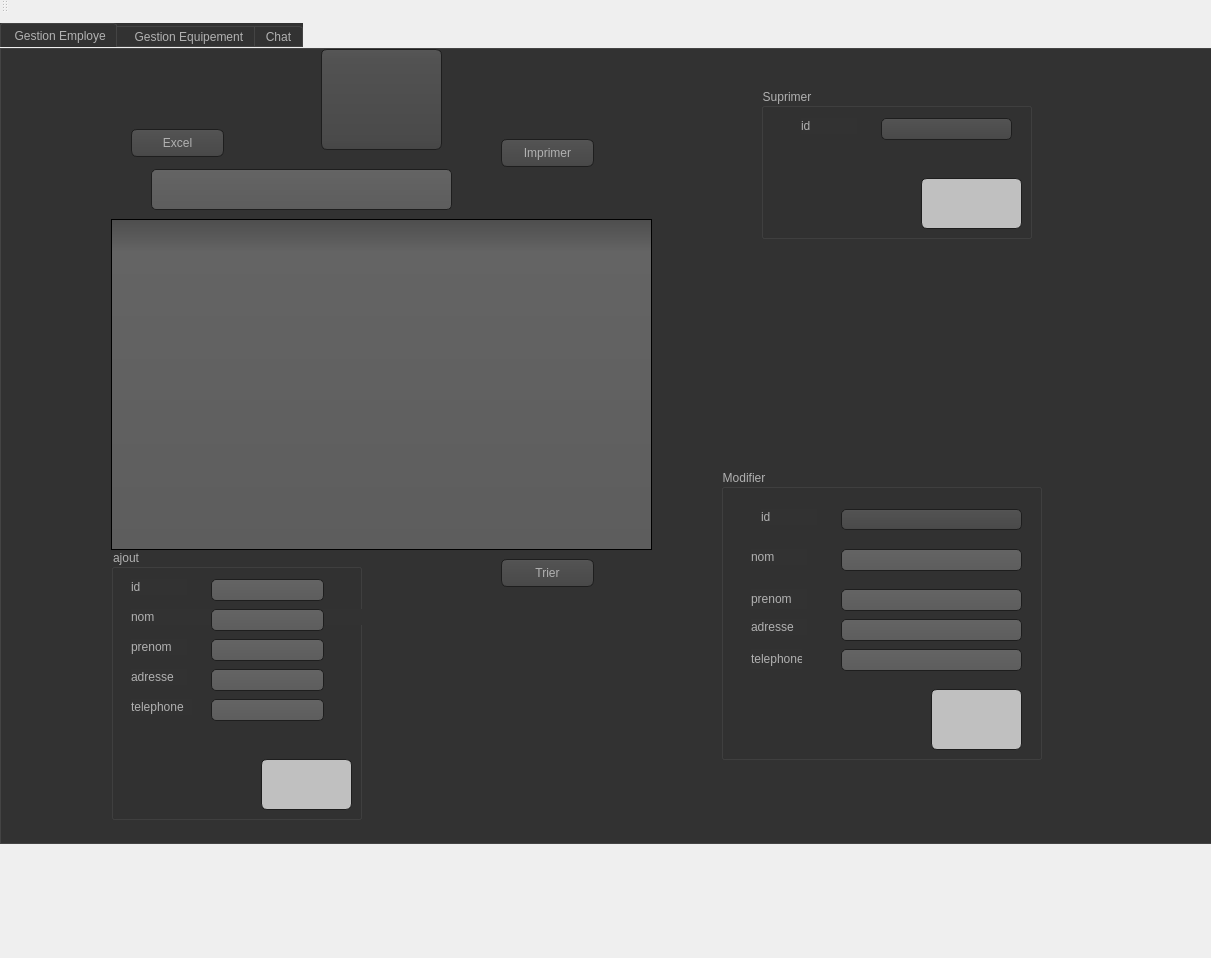
<?xml version="1.0" encoding="UTF-8"?>
<ui version="4.0">
 <class>MainWindow</class>
 <widget class="QMainWindow" name="MainWindow">
  <property name="geometry">
   <rect>
    <x>0</x>
    <y>0</y>
    <width>1211</width>
    <height>958</height>
   </rect>
  </property>
  <property name="windowTitle">
   <string>Gestion des Clients</string>
  </property>
  <property name="styleSheet">
   <string notr="true">border-color: rgb(241, 80, 255);</string>
  </property>
  <widget class="QWidget" name="centralWidget">
   <widget class="QTabWidget" name="supprimer">
    <property name="geometry">
     <rect>
      <x>0</x>
      <y>10</y>
      <width>1261</width>
      <height>821</height>
     </rect>
    </property>
    <property name="styleSheet">
     <string notr="true">QToolTip

{
     border: 1px solid black;
     background-color: #ffa02f;
     padding: 1px;
     border-radius: 3px;
     opacity: 100;
}

QWidget
{  color: #b1b1b1;
    background-color: #323232;
}

QWidget:item:hover
{
    background-color: QLinearGradient( x1: 0, y1: 0, x2: 0, y2: 1, stop: 0 #ffa02f, stop: 1 #ca0619);
    color: #000000;
}

QWidget:item:selected
{
    background-color: QLinearGradient( x1: 0, y1: 0, x2: 0, y2: 1, stop: 0 #ffa02f, stop: 1 #d7801a);
}

QMenuBar::item
{
    background: transparent;
}

QMenuBar::item:selected
{
    background: transparent;
    border: 1px solid #ffaa00;
}

QMenuBar::item:pressed
{
    background: #444;
    border: 1px solid #000;
    background-color: QLinearGradient(
        x1:0, y1:0,
        x2:0, y2:1,
        stop:1 #212121,
        stop:0.4 #343434/*,
        stop:0.2 #343434,
        stop:0.1 #ffaa00*/
    );
    margin-bottom:-1px;
    padding-bottom:1px;
}

QMenu
{
    border: 1px solid #000;
}

QMenu::item
{
    padding: 2px 20px 2px 20px;
}

QMenu::item:selected
{
    color: #000000;
}

QWidget:disabled
{
    color: #404040;
    background-color: #323232;
}

QAbstractItemView
{
    background-color: QLinearGradient( x1: 0, y1: 0, x2: 0, y2: 1, stop: 0 #4d4d4d, stop: 0.1 #646464, stop: 1 #5d5d5d);
}

QWidget:focus
{
    /*border: 2px solid QLinearGradient( x1: 0, y1: 0, x2: 0, y2: 1, stop: 0 #ffa02f, stop: 1 #d7801a);*/
}

QLineEdit
{
    background-color: QLinearGradient( x1: 0, y1: 0, x2: 0, y2: 1, stop: 0 #4d4d4d, stop: 0 #646464, stop: 1 #5d5d5d);
    padding: 1px;
    border-style: solid;
    border: 1px solid #1e1e1e;
    border-radius: 5;
}

QPushButton
{
    color: #b1b1b1;
    background-color: QLinearGradient( x1: 0, y1: 0, x2: 0, y2: 1, stop: 0 #565656, stop: 0.1 #525252, stop: 0.5 #4e4e4e, stop: 0.9 #4a4a4a, stop: 1 #464646);
    border-width: 1px;
    border-color: #1e1e1e;
    border-style: solid;
    border-radius: 6;
    padding: 3px;
    font-size: 12px;
    padding-left: 5px;
    padding-right: 5px;
}

QPushButton:pressed
{
    background-color: QLinearGradient( x1: 0, y1: 0, x2: 0, y2: 1, stop: 0 #2d2d2d, stop: 0.1 #2b2b2b, stop: 0.5 #292929, stop: 0.9 #282828, stop: 1 #252525);
}

QComboBox
{
    selection-background-color: #ffaa00;
    background-color: QLinearGradient( x1: 0, y1: 0, x2: 0, y2: 1, stop: 0 #565656, stop: 0.1 #525252, stop: 0.5 #4e4e4e, stop: 0.9 #4a4a4a, stop: 1 #464646);
    border-style: solid;
    border: 1px solid #1e1e1e;
    border-radius: 5;
}

QComboBox:hover,QPushButton:hover
{
    border: 2px solid QLinearGradient( x1: 0, y1: 0, x2: 0, y2: 1, stop: 0 #ffa02f, stop: 1 #d7801a);
}


QComboBox:on
{
    padding-top: 3px;
    padding-left: 4px;
    background-color: QLinearGradient( x1: 0, y1: 0, x2: 0, y2: 1, stop: 0 #2d2d2d, stop: 0.1 #2b2b2b, stop: 0.5 #292929, stop: 0.9 #282828, stop: 1 #252525);
    selection-background-color: #ffaa00;
}

QComboBox QAbstractItemView
{
    border: 2px solid darkgray;
    selection-background-color: QLinearGradient( x1: 0, y1: 0, x2: 0, y2: 1, stop: 0 #ffa02f, stop: 1 #d7801a);
}

QComboBox::drop-down
{
     subcontrol-origin: padding;
     subcontrol-position: top right;
     width: 15px;

     border-left-width: 0px;
     border-left-color: darkgray;
     border-left-style: solid; /* just a single line */
     border-top-right-radius: 3px; /* same radius as the QComboBox */
     border-bottom-right-radius: 3px;
 }

QComboBox::down-arrow
{
     image: url(:/down_arrow.png);
}

QGroupBox:focus
{
border: 2px solid QLinearGradient( x1: 0, y1: 0, x2: 0, y2: 1, stop: 0 #ffa02f, stop: 1 #d7801a);
}

QTextEdit:focus
{
    border: 2px solid QLinearGradient( x1: 0, y1: 0, x2: 0, y2: 1, stop: 0 #ffa02f, stop: 1 #d7801a);
}

QScrollBar:horizontal {
     border: 1px solid #222222;
     background: QLinearGradient( x1: 0, y1: 0, x2: 0, y2: 1, stop: 0.0 #121212, stop: 0.2 #282828, stop: 1 #484848);
     height: 7px;
     margin: 0px 16px 0 16px;
}

QScrollBar::handle:horizontal
{
      background: QLinearGradient( x1: 0, y1: 0, x2: 1, y2: 0, stop: 0 #ffa02f, stop: 0.5 #d7801a, stop: 1 #ffa02f);
      min-height: 20px;
      border-radius: 2px;
}

QScrollBar::add-line:horizontal {
      border: 1px solid #1b1b19;
      border-radius: 2px;
      background: QLinearGradient( x1: 0, y1: 0, x2: 1, y2: 0, stop: 0 #ffa02f, stop: 1 #d7801a);
      width: 14px;
      subcontrol-position: right;
      subcontrol-origin: margin;
}

QScrollBar::sub-line:horizontal {
      border: 1px solid #1b1b19;
      border-radius: 2px;
      background: QLinearGradient( x1: 0, y1: 0, x2: 1, y2: 0, stop: 0 #ffa02f, stop: 1 #d7801a);
      width: 14px;
     subcontrol-position: left;
     subcontrol-origin: margin;
}

QScrollBar::right-arrow:horizontal, QScrollBar::left-arrow:horizontal
{
      border: 1px solid black;
      width: 1px;
      height: 1px;
      background: white;
}

QScrollBar::add-page:horizontal, QScrollBar::sub-page:horizontal
{
      background: none;
}

QScrollBar:vertical
{
      background: QLinearGradient( x1: 0, y1: 0, x2: 1, y2: 0, stop: 0.0 #121212, stop: 0.2 #282828, stop: 1 #484848);
      width: 7px;
      margin: 16px 0 16px 0;
      border: 1px solid #222222;
}

QScrollBar::handle:vertical
{
      background: QLinearGradient( x1: 0, y1: 0, x2: 0, y2: 1, stop: 0 #ffa02f, stop: 0.5 #d7801a, stop: 1 #ffa02f);
      min-height: 20px;
      border-radius: 2px;
}

QScrollBar::add-line:vertical
{
      border: 1px solid #1b1b19;
      border-radius: 2px;
      background: QLinearGradient( x1: 0, y1: 0, x2: 0, y2: 1, stop: 0 #ffa02f, stop: 1 #d7801a);
      height: 14px;
      subcontrol-position: bottom;
      subcontrol-origin: margin;
}

QScrollBar::sub-line:vertical
{
      border: 1px solid #1b1b19;
      border-radius: 2px;
      background: QLinearGradient( x1: 0, y1: 0, x2: 0, y2: 1, stop: 0 #d7801a, stop: 1 #ffa02f);
      height: 14px;
      subcontrol-position: top;
      subcontrol-origin: margin;
}

QScrollBar::up-arrow:vertical, QScrollBar::down-arrow:vertical
{
      border: 1px solid black;
      width: 1px;
      height: 1px;
      background: white;
}


QScrollBar::add-page:vertical, QScrollBar::sub-page:vertical
{
      background: none;
}

QTextEdit
{
    background-color: #242424;
}

QPlainTextEdit
{
    background-color: #242424;
}

QHeaderView::section
{
    background-color: QLinearGradient(x1:0, y1:0, x2:0, y2:1, stop:0 #616161, stop: 0.5 #505050, stop: 0.6 #434343, stop:1 #656565);
    color: white;
    padding-left: 4px;
    border: 1px solid #6c6c6c;
}

QCheckBox:disabled
{
color: #414141;
}

QDockWidget::title
{
    text-align: center;
    spacing: 3px; /* spacing between items in the tool bar */
    background-color: QLinearGradient(x1:0, y1:0, x2:0, y2:1, stop:0 #323232, stop: 0.5 #242424, stop:1 #323232);
}

QDockWidget::close-button, QDockWidget::float-button
{
    text-align: center;
    spacing: 1px; /* spacing between items in the tool bar */
    background-color: QLinearGradient(x1:0, y1:0, x2:0, y2:1, stop:0 #323232, stop: 0.5 #242424, stop:1 #323232);
}

QDockWidget::close-button:hover, QDockWidget::float-button:hover
{
    background: #242424;
}

QDockWidget::close-button:pressed, QDockWidget::float-button:pressed
{
    padding: 1px -1px -1px 1px;
}

QMainWindow::separator
{
    background-color: QLinearGradient(x1:0, y1:0, x2:0, y2:1, stop:0 #161616, stop: 0.5 #151515, stop: 0.6 #212121, stop:1 #343434);
    color: white;
    padding-left: 4px;
    border: 1px solid #4c4c4c;
    spacing: 3px; /* spacing between items in the tool bar */
}

QMainWindow::separator:hover
{

    background-color: QLinearGradient(x1:0, y1:0, x2:0, y2:1, stop:0 #d7801a, stop:0.5 #b56c17 stop:1 #ffa02f);
    color: white;
    padding-left: 4px;
    border: 1px solid #6c6c6c;
    spacing: 3px; /* spacing between items in the tool bar */
}

QToolBar::handle
{
     spacing: 3px; /* spacing between items in the tool bar */
     background: url(:/images/handle.png);
}

QMenu::separator
{
    height: 2px;
    background-color: QLinearGradient(x1:0, y1:0, x2:0, y2:1, stop:0 #161616, stop: 0.5 #151515, stop: 0.6 #212121, stop:1 #343434);
    color: white;
    padding-left: 4px;
    margin-left: 10px;
    margin-right: 5px;
}

QProgressBar
{
    border: 2px solid grey;
    border-radius: 5px;
    text-align: center;
}

QProgressBar::chunk
{
    background-color: #d7801a;
    width: 2.15px;
    margin: 0.5px;
}

QTabBar::tab {
    color: #b1b1b1;
    border: 1px solid #444;
    border-bottom-style: none;
    background-color: #323232;
    padding-left: 10px;
    padding-right: 10px;
    padding-top: 3px;
    padding-bottom: 2px;
    margin-right: -1px;
}

QTabWidget::pane {
    border: 1px solid #444;
    top: 1px;
}

QTabBar::tab:last
{
    margin-right: 0; /* the last selected tab has nothing to overlap with on the right */
    border-top-right-radius: 3px;
}

QTabBar::tab:first:!selected
{
 margin-left: 0px; /* the last selected tab has nothing to overlap with on the right */


    border-top-left-radius: 3px;
}

QTabBar::tab:!selected
{
    color: #b1b1b1;
    border-bottom-style: solid;
    margin-top: 3px;
    background-color: QLinearGradient(x1:0, y1:0, x2:0, y2:1, stop:1 #212121, stop:.4 #343434);
}

QTabBar::tab:selected
{
    border-top-left-radius: 3px;
    border-top-right-radius: 3px;
    margin-bottom: 0px;
}

QTabBar::tab:!selected:hover
{
    /*border-top: 2px solid #ffaa00;
    padding-bottom: 3px;*/
    border-top-left-radius: 3px;
    border-top-right-radius: 3px;
    background-color: QLinearGradient(x1:0, y1:0, x2:0, y2:1, stop:1 #212121, stop:0.4 #343434, stop:0.2 #343434, stop:0.1 #ffaa00);
}

QRadioButton::indicator:checked, QRadioButton::indicator:unchecked{
    color: #b1b1b1;
    background-color: #323232;
    border: 1px solid #b1b1b1;
    border-radius: 6px;
}

QRadioButton::indicator:checked
{
    background-color: qradialgradient(
        cx: 0.5, cy: 0.5,
        fx: 0.5, fy: 0.5,
        radius: 1.0,
        stop: 0.25 #ffaa00,
        stop: 0.3 #323232
    );
}

QCheckBox::indicator{
    color: #b1b1b1;
    background-color: #323232;
    border: 1px solid #b1b1b1;
    width: 9px;
    height: 9px;
}

QRadioButton::indicator
{
    border-radius: 6px;
}

QRadioButton::indicator:hover, QCheckBox::indicator:hover
{
    border: 1px solid #ffaa00;
}

QCheckBox::indicator:checked
{
    image:url(:/images/checkbox.png);
}

QCheckBox::indicator:disabled, QRadioButton::indicator:disabled
{
    border: 1px solid #444;
}</string>
    </property>
    <property name="currentIndex">
     <number>0</number>
    </property>
    <widget class="QWidget" name="tab_4">
     <attribute name="title">
      <string> Gestion Employe</string>
     </attribute>
     <widget class="QGroupBox" name="groupBox">
      <property name="geometry">
       <rect>
        <x>110</x>
        <y>500</y>
        <width>251</width>
        <height>271</height>
       </rect>
      </property>
      <property name="title">
       <string>ajout</string>
      </property>
      <widget class="QLabel" name="label">
       <property name="geometry">
        <rect>
         <x>20</x>
         <y>60</y>
         <width>331</width>
         <height>16</height>
        </rect>
       </property>
       <property name="text">
        <string>nom</string>
       </property>
      </widget>
      <widget class="QLabel" name="label_2">
       <property name="geometry">
        <rect>
         <x>20</x>
         <y>90</y>
         <width>56</width>
         <height>16</height>
        </rect>
       </property>
       <property name="text">
        <string>prenom</string>
       </property>
      </widget>
      <widget class="QLabel" name="label_3">
       <property name="geometry">
        <rect>
         <x>20</x>
         <y>120</y>
         <width>56</width>
         <height>16</height>
        </rect>
       </property>
       <property name="text">
        <string>adresse</string>
       </property>
      </widget>
      <widget class="QLabel" name="label_4">
       <property name="geometry">
        <rect>
         <x>20</x>
         <y>150</y>
         <width>61</width>
         <height>16</height>
        </rect>
       </property>
       <property name="text">
        <string>telephone</string>
       </property>
      </widget>
      <widget class="QLabel" name="label_5">
       <property name="geometry">
        <rect>
         <x>20</x>
         <y>30</y>
         <width>56</width>
         <height>16</height>
        </rect>
       </property>
       <property name="text">
        <string>id</string>
       </property>
      </widget>
      <widget class="QLineEdit" name="idajout">
       <property name="geometry">
        <rect>
         <x>100</x>
         <y>30</y>
         <width>113</width>
         <height>22</height>
        </rect>
       </property>
      </widget>
      <widget class="QLineEdit" name="nomajout">
       <property name="geometry">
        <rect>
         <x>100</x>
         <y>60</y>
         <width>113</width>
         <height>22</height>
        </rect>
       </property>
      </widget>
      <widget class="QLineEdit" name="prenomajout">
       <property name="geometry">
        <rect>
         <x>100</x>
         <y>90</y>
         <width>113</width>
         <height>22</height>
        </rect>
       </property>
      </widget>
      <widget class="QLineEdit" name="adresseajout">
       <property name="geometry">
        <rect>
         <x>100</x>
         <y>120</y>
         <width>113</width>
         <height>22</height>
        </rect>
       </property>
      </widget>
      <widget class="QLineEdit" name="telephoneajout">
       <property name="geometry">
        <rect>
         <x>100</x>
         <y>150</y>
         <width>113</width>
         <height>22</height>
        </rect>
       </property>
      </widget>
      <widget class="QPushButton" name="ajout">
       <property name="geometry">
        <rect>
         <x>150</x>
         <y>210</y>
         <width>91</width>
         <height>51</height>
        </rect>
       </property>
       <property name="styleSheet">
        <string notr="true">     background-color: #C0C0C0;
image: url(:/resource/cross .png);</string>
       </property>
       <property name="text">
        <string/>
       </property>
      </widget>
     </widget>
     <widget class="QTableView" name="tabemploye">
      <property name="geometry">
       <rect>
        <x>110</x>
        <y>170</y>
        <width>541</width>
        <height>331</height>
       </rect>
      </property>
     </widget>
     <widget class="QGroupBox" name="groupBox_3">
      <property name="geometry">
       <rect>
        <x>720</x>
        <y>420</y>
        <width>321</width>
        <height>291</height>
       </rect>
      </property>
      <property name="title">
       <string>Modifier</string>
      </property>
      <widget class="QComboBox" name="idmodifier">
       <property name="geometry">
        <rect>
         <x>120</x>
         <y>40</y>
         <width>181</width>
         <height>21</height>
        </rect>
       </property>
      </widget>
      <widget class="QLineEdit" name="nommodifier">
       <property name="geometry">
        <rect>
         <x>120</x>
         <y>80</y>
         <width>181</width>
         <height>22</height>
        </rect>
       </property>
      </widget>
      <widget class="QLineEdit" name="prenommodifier">
       <property name="geometry">
        <rect>
         <x>120</x>
         <y>120</y>
         <width>181</width>
         <height>22</height>
        </rect>
       </property>
      </widget>
      <widget class="QLineEdit" name="adressemodifier">
       <property name="geometry">
        <rect>
         <x>120</x>
         <y>150</y>
         <width>181</width>
         <height>22</height>
        </rect>
       </property>
      </widget>
      <widget class="QLineEdit" name="telmodifier">
       <property name="geometry">
        <rect>
         <x>120</x>
         <y>180</y>
         <width>181</width>
         <height>22</height>
        </rect>
       </property>
      </widget>
      <widget class="QPushButton" name="modifier">
       <property name="geometry">
        <rect>
         <x>210</x>
         <y>220</y>
         <width>91</width>
         <height>61</height>
        </rect>
       </property>
       <property name="styleSheet">
        <string notr="true">     background-color: #C0C0C0;
image: url(:/resource/edit .png);</string>
       </property>
       <property name="text">
        <string/>
       </property>
      </widget>
      <widget class="QLabel" name="label_7">
       <property name="geometry">
        <rect>
         <x>40</x>
         <y>40</y>
         <width>56</width>
         <height>16</height>
        </rect>
       </property>
       <property name="text">
        <string>id</string>
       </property>
      </widget>
      <widget class="QLabel" name="label_8">
       <property name="geometry">
        <rect>
         <x>30</x>
         <y>80</y>
         <width>56</width>
         <height>16</height>
        </rect>
       </property>
       <property name="text">
        <string>nom</string>
       </property>
      </widget>
      <widget class="QLabel" name="label_9">
       <property name="geometry">
        <rect>
         <x>30</x>
         <y>120</y>
         <width>56</width>
         <height>20</height>
        </rect>
       </property>
       <property name="text">
        <string>prenom</string>
       </property>
      </widget>
      <widget class="QLabel" name="label_10">
       <property name="geometry">
        <rect>
         <x>30</x>
         <y>150</y>
         <width>56</width>
         <height>16</height>
        </rect>
       </property>
       <property name="text">
        <string>adresse</string>
       </property>
      </widget>
      <widget class="QLabel" name="label_11">
       <property name="geometry">
        <rect>
         <x>30</x>
         <y>180</y>
         <width>51</width>
         <height>20</height>
        </rect>
       </property>
       <property name="text">
        <string>telephone</string>
       </property>
      </widget>
     </widget>
     <widget class="QGroupBox" name="groupBox_4">
      <property name="geometry">
       <rect>
        <x>760</x>
        <y>39</y>
        <width>271</width>
        <height>151</height>
       </rect>
      </property>
      <property name="title">
       <string>Suprimer</string>
      </property>
      <widget class="QPushButton" name="sup">
       <property name="geometry">
        <rect>
         <x>160</x>
         <y>90</y>
         <width>101</width>
         <height>51</height>
        </rect>
       </property>
       <property name="styleSheet">
        <string notr="true">     background-color: #C0C0C0;
image: url(:/resource/remove.png);</string>
       </property>
       <property name="text">
        <string/>
       </property>
      </widget>
      <widget class="QComboBox" name="idsup">
       <property name="geometry">
        <rect>
         <x>120</x>
         <y>30</y>
         <width>131</width>
         <height>22</height>
        </rect>
       </property>
      </widget>
      <widget class="QLabel" name="label_6">
       <property name="geometry">
        <rect>
         <x>40</x>
         <y>30</y>
         <width>56</width>
         <height>16</height>
        </rect>
       </property>
       <property name="text">
        <string>id</string>
       </property>
      </widget>
     </widget>
     <widget class="QPushButton" name="pushButton_2">
      <property name="geometry">
       <rect>
        <x>320</x>
        <y>0</y>
        <width>121</width>
        <height>101</height>
       </rect>
      </property>
      <property name="styleSheet">
       <string notr="true">image: url(:/resource/employee.png);</string>
      </property>
      <property name="text">
       <string/>
      </property>
     </widget>
     <widget class="QPushButton" name="Excel">
      <property name="geometry">
       <rect>
        <x>130</x>
        <y>80</y>
        <width>93</width>
        <height>28</height>
       </rect>
      </property>
      <property name="text">
       <string>Excel</string>
      </property>
     </widget>
     <widget class="QPushButton" name="imprimer">
      <property name="geometry">
       <rect>
        <x>500</x>
        <y>90</y>
        <width>93</width>
        <height>28</height>
       </rect>
      </property>
      <property name="text">
       <string>Imprimer</string>
      </property>
     </widget>
     <widget class="QLineEdit" name="lineEdit">
      <property name="geometry">
       <rect>
        <x>150</x>
        <y>120</y>
        <width>301</width>
        <height>41</height>
       </rect>
      </property>
     </widget>
     <widget class="QPushButton" name="trier">
      <property name="geometry">
       <rect>
        <x>500</x>
        <y>510</y>
        <width>93</width>
        <height>28</height>
       </rect>
      </property>
      <property name="text">
       <string>Trier</string>
      </property>
     </widget>
    </widget>
    <widget class="QWidget" name="tab_6">
     <attribute name="title">
      <string>  Gestion Equipement</string>
     </attribute>
     <widget class="QLineEdit" name="ideqajout">
      <property name="geometry">
       <rect>
        <x>880</x>
        <y>40</y>
        <width>113</width>
        <height>22</height>
       </rect>
      </property>
     </widget>
     <widget class="QLineEdit" name="matajout">
      <property name="geometry">
       <rect>
        <x>880</x>
        <y>70</y>
        <width>113</width>
        <height>22</height>
       </rect>
      </property>
     </widget>
     <widget class="QLineEdit" name="postajout">
      <property name="geometry">
       <rect>
        <x>880</x>
        <y>100</y>
        <width>113</width>
        <height>22</height>
       </rect>
      </property>
     </widget>
     <widget class="QPushButton" name="ajouteq">
      <property name="geometry">
       <rect>
        <x>930</x>
        <y>200</y>
        <width>101</width>
        <height>61</height>
       </rect>
      </property>
      <property name="styleSheet">
       <string notr="true">     background-color: #C0C0C0;
image: url(:/resource/cross .png);</string>
      </property>
      <property name="text">
       <string/>
      </property>
     </widget>
     <widget class="QLabel" name="label_12">
      <property name="geometry">
       <rect>
        <x>770</x>
        <y>40</y>
        <width>91</width>
        <height>16</height>
       </rect>
      </property>
      <property name="text">
       <string>id equipement</string>
      </property>
     </widget>
     <widget class="QLabel" name="label_13">
      <property name="geometry">
       <rect>
        <x>800</x>
        <y>70</y>
        <width>56</width>
        <height>16</height>
       </rect>
      </property>
      <property name="text">
       <string>materiel</string>
      </property>
     </widget>
     <widget class="QLabel" name="label_14">
      <property name="geometry">
       <rect>
        <x>810</x>
        <y>100</y>
        <width>56</width>
        <height>16</height>
       </rect>
      </property>
      <property name="text">
       <string>poste</string>
      </property>
     </widget>
     <widget class="QLabel" name="label_15">
      <property name="geometry">
       <rect>
        <x>780</x>
        <y>140</y>
        <width>71</width>
        <height>16</height>
       </rect>
      </property>
      <property name="text">
       <string>id employe</string>
      </property>
     </widget>
     <widget class="QTableView" name="tabequipement">
      <property name="geometry">
       <rect>
        <x>40</x>
        <y>120</y>
        <width>551</width>
        <height>341</height>
       </rect>
      </property>
     </widget>
     <widget class="QGroupBox" name="groupBox_5">
      <property name="geometry">
       <rect>
        <x>350</x>
        <y>480</y>
        <width>271</width>
        <height>211</height>
       </rect>
      </property>
      <property name="title">
       <string>Modifier</string>
      </property>
      <widget class="QComboBox" name="ideqmodif">
       <property name="geometry">
        <rect>
         <x>120</x>
         <y>20</y>
         <width>131</width>
         <height>22</height>
        </rect>
       </property>
      </widget>
      <widget class="QLineEdit" name="matmodif">
       <property name="geometry">
        <rect>
         <x>130</x>
         <y>50</y>
         <width>113</width>
         <height>22</height>
        </rect>
       </property>
      </widget>
      <widget class="QPushButton" name="modifeq">
       <property name="geometry">
        <rect>
         <x>150</x>
         <y>140</y>
         <width>93</width>
         <height>51</height>
        </rect>
       </property>
       <property name="styleSheet">
        <string notr="true">     background-color: #C0C0C0;
image: url(:/resource/edit .png);</string>
       </property>
       <property name="text">
        <string/>
       </property>
      </widget>
      <widget class="QLineEdit" name="postmodif">
       <property name="geometry">
        <rect>
         <x>130</x>
         <y>80</y>
         <width>113</width>
         <height>22</height>
        </rect>
       </property>
      </widget>
      <widget class="QLineEdit" name="idempmodif">
       <property name="geometry">
        <rect>
         <x>130</x>
         <y>110</y>
         <width>113</width>
         <height>22</height>
        </rect>
       </property>
      </widget>
      <widget class="QLabel" name="label_39">
       <property name="geometry">
        <rect>
         <x>20</x>
         <y>20</y>
         <width>91</width>
         <height>20</height>
        </rect>
       </property>
       <property name="text">
        <string>id equipement</string>
       </property>
      </widget>
      <widget class="QLabel" name="label_40">
       <property name="geometry">
        <rect>
         <x>50</x>
         <y>50</y>
         <width>56</width>
         <height>16</height>
        </rect>
       </property>
       <property name="text">
        <string>materiel</string>
       </property>
      </widget>
      <widget class="QLabel" name="label_41">
       <property name="geometry">
        <rect>
         <x>50</x>
         <y>80</y>
         <width>71</width>
         <height>16</height>
        </rect>
       </property>
       <property name="text">
        <string>poste</string>
       </property>
      </widget>
      <widget class="QLabel" name="label_42">
       <property name="geometry">
        <rect>
         <x>40</x>
         <y>110</y>
         <width>91</width>
         <height>20</height>
        </rect>
       </property>
       <property name="text">
        <string>id employe</string>
       </property>
      </widget>
     </widget>
     <widget class="QGroupBox" name="groupBox_6">
      <property name="geometry">
       <rect>
        <x>720</x>
        <y>390</y>
        <width>341</width>
        <height>201</height>
       </rect>
      </property>
      <property name="title">
       <string>Supprimer</string>
      </property>
      <widget class="QPushButton" name="supeq">
       <property name="geometry">
        <rect>
         <x>190</x>
         <y>120</y>
         <width>121</width>
         <height>61</height>
        </rect>
       </property>
       <property name="styleSheet">
        <string notr="true">     background-color: #C0C0C0;
image: url(:/resource/remove.png);</string>
       </property>
       <property name="text">
        <string/>
       </property>
      </widget>
      <widget class="QComboBox" name="ideqsup">
       <property name="geometry">
        <rect>
         <x>130</x>
         <y>60</y>
         <width>161</width>
         <height>22</height>
        </rect>
       </property>
      </widget>
      <widget class="QLabel" name="id_equipement">
       <property name="geometry">
        <rect>
         <x>30</x>
         <y>60</y>
         <width>101</width>
         <height>16</height>
        </rect>
       </property>
       <property name="text">
        <string>id equipement</string>
       </property>
      </widget>
     </widget>
     <widget class="QGroupBox" name="groupBox_7">
      <property name="geometry">
       <rect>
        <x>750</x>
        <y>19</y>
        <width>331</width>
        <height>251</height>
       </rect>
      </property>
      <property name="title">
       <string>Ajouter</string>
      </property>
      <widget class="QLineEdit" name="idempajout">
       <property name="geometry">
        <rect>
         <x>130</x>
         <y>120</y>
         <width>113</width>
         <height>22</height>
        </rect>
       </property>
      </widget>
     </widget>
     <widget class="QPushButton" name="pushButton">
      <property name="geometry">
       <rect>
        <x>260</x>
        <y>10</y>
        <width>111</width>
        <height>111</height>
       </rect>
      </property>
      <property name="styleSheet">
       <string notr="true">
image: url(:/resource/service.png);</string>
      </property>
      <property name="text">
       <string/>
      </property>
     </widget>
     <zorder>groupBox_7</zorder>
     <zorder>groupBox_6</zorder>
     <zorder>groupBox_5</zorder>
     <zorder>ideqajout</zorder>
     <zorder>matajout</zorder>
     <zorder>postajout</zorder>
     <zorder>ajouteq</zorder>
     <zorder>label_12</zorder>
     <zorder>label_13</zorder>
     <zorder>label_14</zorder>
     <zorder>label_15</zorder>
     <zorder>tabequipement</zorder>
     <zorder>pushButton</zorder>
    </widget>
    <widget class="QWidget" name="tab">
     <attribute name="title">
      <string>Chat</string>
     </attribute>
     <widget class="QWidget" name="layoutWidget">
      <property name="geometry">
       <rect>
        <x>30</x>
        <y>360</y>
        <width>471</width>
        <height>24</height>
       </rect>
      </property>
      <layout class="QHBoxLayout">
       <property name="spacing">
        <number>6</number>
       </property>
       <property name="leftMargin">
        <number>0</number>
       </property>
       <property name="topMargin">
        <number>0</number>
       </property>
       <property name="rightMargin">
        <number>0</number>
       </property>
       <property name="bottomMargin">
        <number>0</number>
       </property>
       <item>
        <widget class="QLabel" name="label_16">
         <property name="text">
          <string>Message:</string>
         </property>
        </widget>
       </item>
       <item>
        <widget class="QLineEdit" name="messageline"/>
       </item>
      </layout>
     </widget>
     <widget class="QPushButton" name="pushButton_3">
      <property name="geometry">
       <rect>
        <x>510</x>
        <y>360</y>
        <width>71</width>
        <height>28</height>
       </rect>
      </property>
      <property name="text">
       <string>Send</string>
      </property>
     </widget>
     <widget class="QTextBrowser" name="textBrowser">
      <property name="geometry">
       <rect>
        <x>40</x>
        <y>70</y>
        <width>541</width>
        <height>271</height>
       </rect>
      </property>
     </widget>
    </widget>
   </widget>
  </widget>
  <widget class="QMenuBar" name="menuBar">
   <property name="geometry">
    <rect>
     <x>0</x>
     <y>0</y>
     <width>1211</width>
     <height>26</height>
    </rect>
   </property>
  </widget>
  <widget class="QToolBar" name="mainToolBar">
   <attribute name="toolBarArea">
    <enum>TopToolBarArea</enum>
   </attribute>
   <attribute name="toolBarBreak">
    <bool>false</bool>
   </attribute>
  </widget>
  <widget class="QStatusBar" name="statusBar"/>
 </widget>
 <layoutdefault spacing="6" margin="11"/>
 <resources/>
 <connections>
  <connection>
   <sender>messageline</sender>
   <signal>returnPressed()</signal>
   <receiver>pushButton_3</receiver>
   <slot>click()</slot>
   <hints>
    <hint type="sourcelabel">
     <x>333</x>
     <y>435</y>
    </hint>
    <hint type="destinationlabel">
     <x>436</x>
     <y>434</y>
    </hint>
   </hints>
  </connection>
 </connections>
</ui>
